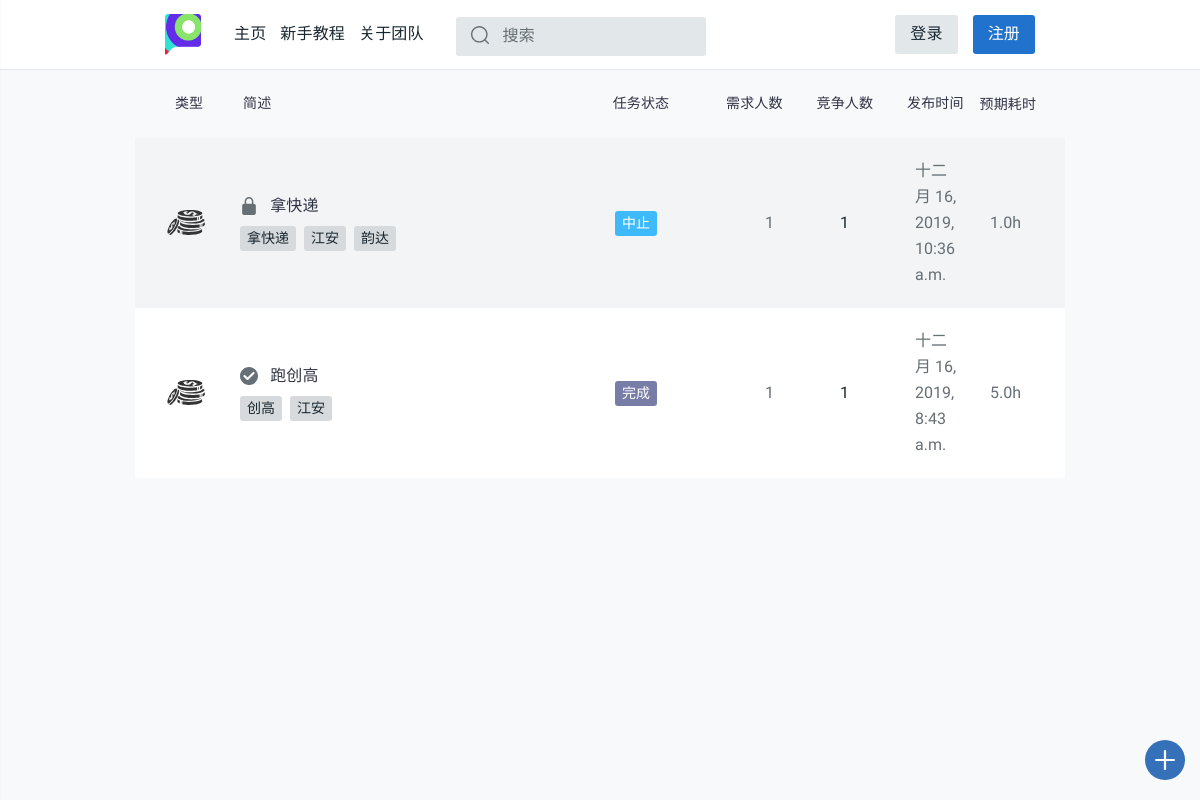
Before: / with the older database file.
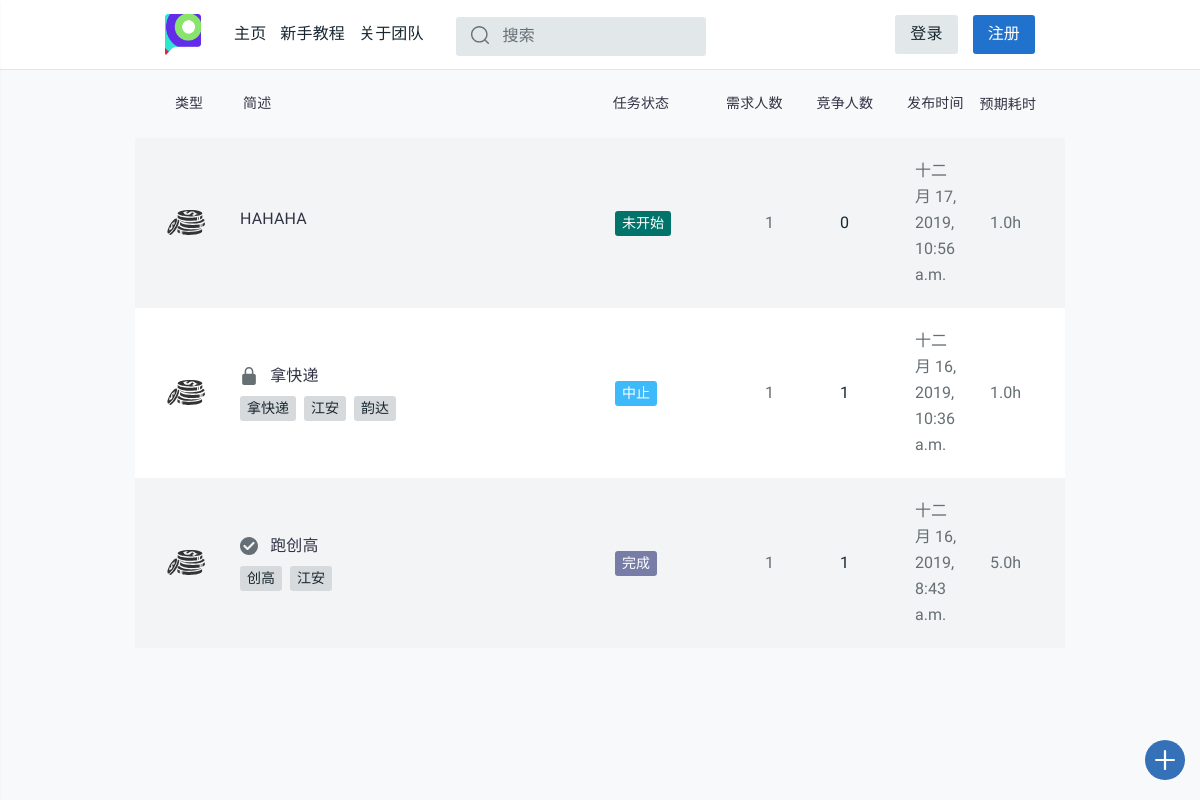
After: the same page with the newer database file.
### task_platform/models.py (models this page shows, shortened)
class Task(models.Model):
    state = (('未开始', 'waitting'), ('进行中', 'processing'), ('中止', 'abort'),
             ('撤销', 'revoke'), ('超时', 'timeout'), ('完成', 'completed'))
    publisher = models.CharField(max_length=128)
    pub_time = models.DateTimeField(auto_now_add=True)
    begin_time = models.DateTimeField(null=True, blank=True)
    end_time = models.DateTimeField(null=True, blank=True)
    people_needed = models.IntegerField(default=1)
    people_now = models.IntegerField(default=0)
    expected_time_consuming = models.DecimalField(
        max_digits=12, decimal_places=1, default=0.0)
    task_description = models.CharField(max_length=50, default="None")
    task_detail = RichTextUploadingField(default='None')
    task_state = models.CharField(max_length=32, choices=state, default='未开始')
    task_class = models.CharField(max_length=48, default='赏金模式')
    class Meta:
        ordering = ['pub_time']
        verbose_name = '任务'
        verbose_name_plural = '任务'

class Task_tags(models.Model):
    sig_tag = models.CharField(max_length=20, default="None")
    task_id = models.IntegerField(default="0")
    def __str__(self):
        return self.sig_tag
    class Meta:
        verbose_name = "任务标签"
        verbose_name_plural = "任务标签"

### task_platform/views.py (the view, shortened to what this page needs)
# urls.py: path('', views.index, name='index'),
def index(request):
    username = request.session.get('user_name', None)
    tag_list = []
    notice_room = '/login/'
    notice_num = 0
    finder = {
        '未开始': '9', '进行中': '2',
        '中止': '3', '撤销': '3',
        '超时': '3', '完成': '4'
    }
    latest_task_list = Task.objects.order_by('-pub_time')
    for task in latest_task_list:
        color = 'tt-color0{} tt-badge'.format(finder[task.task_state])
        tag_list.append(
            (task, color,
             Task_tags.objects.filter(task_id=task.id).order_by('sig_tag')))
    return render(request, 'task_platform/index.html', locals())

### task_platform/templates/task_platform/index.html (shortened to what this page needs)
{% extends 'task_platform/base.html' %}
{% load staticfiles %}
{% block content %}
<main id="tt-pageContent" class="tt-offset-small">
  <div class="container">
    <div class="tt-topic-list">
      <div class="tt-list-header" style="background-color:#f8f9fb">
        <div class="tt-col-value" style="width: 17%;"><center>类型</center></div>
        <div class="tt-col-category" style="width: 90%">简述</div>
        <div class="tt-col-category" style="width: 30%;padding-left:5.5%">任务状态</div>
        <div class="tt-col-value hide-mobile" style="width: 20%;padding-left:2%">需求人数</div>
        <div class="tt-col-value hide-mobile" style="width: 20%;padding-left:2%">竞争人数</div>
        <div class="tt-col-value hide-mobile" style="width: 20%;padding-left:2%">发布时间</div>
        <div class="tt-col-value" style="width: 20%;padding:0%">预期耗时</div>
      </div>
      {% if tag_list %}
      {% for task, color, tags in tag_list %}
      <div class="tt-item" style="">
        <div class="tt-col-avatar">
          {% if task.task_class == "赏金模式" %}
          <svg class="tt-icon">
            <use xlink:href="#bounty"></use>
          </svg>
          {% else %}
          <svg class="tt-icon">
            <use xlink:href="#hunter"></use>
          </svg>
          {% endif %}
        </div>
        <div class="tt-col-description">
          <h6 class="tt-title"><a href="{% url 'detail' task.id %}" name="taskdesc">
              {% if task.task_state == "完成" %}
                <svg class="tt-icon">
                  <use xlink:href="#icon-verified"></use>
                </svg>
              {% elif task.task_state == "中止" or task.task_state == "撤销" or task.task_state == "超时" %}
                <svg class="tt-icon">
                  <use xlink:href="#icon-locked"></use>
                </svg>
              {% endif %}
              {{ task.task_description }}
                        </a></h6>
          <div class="row align-items-center no-gutters">
            <div class="col-11">
              <ul class="tt-list-badge">
                {% for tag in tags %}
                <li><a><span class="tt-badge">{{ tag }}</span></a></li>
                {% endfor%}
              </ul>
            </div>
            </div>
          </div>
          <div class="tt-col-category"><span class="{{ color }}">{{ task.task_state }}</span></div>
          <div class="tt-col-value hide-mobile">{{ task.people_needed }}</div>
          <div class="tt-col-value tt-color-select hide-mobile">{{ task.people_now }}</div>
          <div class="tt-col-value hide-mobile">{{ task.pub_time }}</div>
          <div class="tt-col-value hide-mobile"> {{ task.expected_time_consuming }}h </div>
          </div>
          {% endfor %}
                {% endif %}
              </div>
            </div>
</main>
{% endblock %}

### task_platform/templates/task_platform/base.html (shortened to what this page needs)
{% load staticfiles %}
<html>
<body>
  <head>
    {% block css %}
    <link rel="stylesheet" href="{% static 'css/style.css' %}">
    <link href="{% static 'css/detail.css' %}" rel="stylesheet">
    {% endblock %}
  </head>
  <header id="tt-header">
    <div class="container">
      <div class="row tt-row no-gutters">
        <div class="col-auto">
          <div class="tt-logo">
            <a href="/"><img src="{% static 'images/logo.png' %}" alt=""></a>
          </div>
          <div class="tt-desktop-menu">
            <nav>
              <ul>
                <li><a href="/"><span>主页</span></a></li>
                <li><a href="/guide/"><span>新手教程</span></a></li>
                <li><a href="/about/"><span>关于团队</span></a></li>
              </ul>
            </nav>
          </div>
          <div class="tt-search" style="margin-top:15px;">
              <div class="search-form" style="margin-bottom:12px">
                <input  class="tt-search__input" placeholder="搜索" id="thesearch">
                <a href="/">
                <button class="tt-search__btn" style="position: absolute;top: 50%;transform: translateY(-50%);">
                  <svg class="tt-icon" >
                  <a href="/">
                    <use xlink:href="#icon-search"></use>
                  </a>
                  </svg>
                </button>
                </a>
              </div>
          </div>
        </div>
        {% if request.session.is_login %}
        <div class="col-auto ml-auto">
          <div class="tt-user-info d-flex ">
            <center>
              <div style="margin:7px -25px  ">
                <a href="#" class="tt-btn-icon" id="js-settings-btn">
                  <i class="tt-icon"><svg>
                      <use xlink:href="#icon-settings_fill"></use>
                    </svg></i>
                </a>
              </div>
            </center>
            <center>
              <a href="{{ notice_room }}" class="tt-btn-icon" style="margin:7px;padding-right:0px;">
                <i class="tt-icon"><svg>
                    <use xlink:href="#icon-notification"></use>
                  </svg></i>
                <div style="margin:0 0 15 0px;">
                {% if notice_num %}
                  <div href="#" class="btn btn-secondary" style="min-width: 16px;
                    height: 16px;
                    padding: 0 3px;
                    border-radius: 8px;
                    line-height: 16px;
                    font-size: 12px;
                    text-align: center;
                    color: #fff;
                    /* left: 20px; */
                    z-index: 30;
                    background-color: #FA5A57;">{{ notice_num }}</div>
                {% endif %}
                </div>
              </a>
            </center>
            <div class="tt-account-btn">
              <a href="/profile/" class="btn btn-primary">{{ request.session.user_name }}</a>
                <a href="/logout/" class="btn btn-secondary">登出</a>
            </div>
          </div>
        </div>
        {% else %}
        <div class="col-auto ml-auto">
          <div class="tt-account-btn">
            <a href="login/" class="btn btn-primary">登录</a>
            <a href="/register/" class="btn btn-secondary">注册</a>
          </div>
        </div>
        {% endif %}
      </div>
    </div>
      <a href="/create-task" class="tt-btn-create-topic">
        <span class="tt-icon">
          <svg>
            <use xlink:href="#icon-create_new"></use>
          </svg>
        </span>
      </a>
  </header>
  {% block content %} {% endblock %}
</body>
</html>

Changed rows visible on the page:
added Task: task_class "赏金模式" (drawn), task_description "HAHAHA", task_state "未开始", people_needed "1", people_now "0", pub_time "十二月 17, 2019, 10:56 a.m.", expected_time_consuming "1.0"
